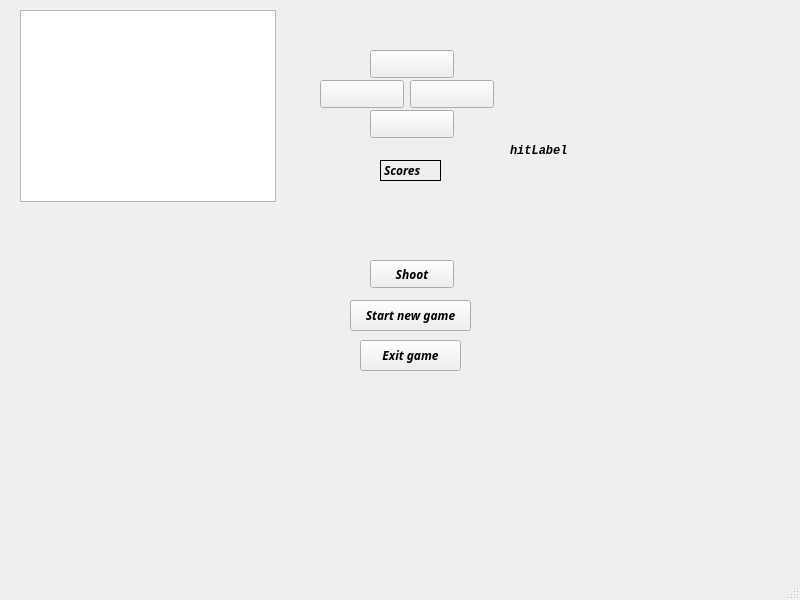
<?xml version="1.0" encoding="UTF-8"?>
<ui version="4.0">
 <class>MainWindow</class>
 <widget class="QMainWindow" name="MainWindow">
  <property name="windowModality">
   <enum>Qt::NonModal</enum>
  </property>
  <property name="geometry">
   <rect>
    <x>0</x>
    <y>0</y>
    <width>800</width>
    <height>600</height>
   </rect>
  </property>
  <property name="font">
   <font>
    <family>Console</family>
    <weight>75</weight>
    <italic>true</italic>
    <bold>true</bold>
   </font>
  </property>
  <property name="windowTitle">
   <string>MainWindow</string>
  </property>
  <property name="autoFillBackground">
   <bool>false</bool>
  </property>
  <widget class="QWidget" name="centralwidget">
   <widget class="QGraphicsView" name="graphicsView">
    <property name="geometry">
     <rect>
      <x>20</x>
      <y>10</y>
      <width>256</width>
      <height>192</height>
     </rect>
    </property>
   </widget>
   <widget class="QPushButton" name="moveRightBtn">
    <property name="geometry">
     <rect>
      <x>410</x>
      <y>80</y>
      <width>84</width>
      <height>28</height>
     </rect>
    </property>
    <property name="text">
     <string/>
    </property>
   </widget>
   <widget class="QPushButton" name="moveLeftBtn">
    <property name="geometry">
     <rect>
      <x>320</x>
      <y>80</y>
      <width>84</width>
      <height>28</height>
     </rect>
    </property>
    <property name="text">
     <string/>
    </property>
   </widget>
   <widget class="QPushButton" name="shootButton">
    <property name="geometry">
     <rect>
      <x>370</x>
      <y>260</y>
      <width>84</width>
      <height>28</height>
     </rect>
    </property>
    <property name="text">
     <string>Shoot</string>
    </property>
   </widget>
   <widget class="QPushButton" name="moveUpBtn">
    <property name="geometry">
     <rect>
      <x>370</x>
      <y>50</y>
      <width>84</width>
      <height>28</height>
     </rect>
    </property>
    <property name="text">
     <string/>
    </property>
   </widget>
   <widget class="QPushButton" name="moveDownBtn">
    <property name="geometry">
     <rect>
      <x>370</x>
      <y>110</y>
      <width>84</width>
      <height>28</height>
     </rect>
    </property>
    <property name="text">
     <string/>
    </property>
   </widget>
   <widget class="QPushButton" name="newgameButton">
    <property name="geometry">
     <rect>
      <x>350</x>
      <y>300</y>
      <width>121</width>
      <height>31</height>
     </rect>
    </property>
    <property name="text">
     <string>Start new game</string>
    </property>
   </widget>
   <widget class="QLabel" name="currentPlayer">
    <property name="geometry">
     <rect>
      <x>300</x>
      <y>20</y>
      <width>261</width>
      <height>21</height>
     </rect>
    </property>
    <property name="text">
     <string/>
    </property>
   </widget>
   <widget class="QPushButton" name="exitButton">
    <property name="geometry">
     <rect>
      <x>360</x>
      <y>340</y>
      <width>101</width>
      <height>31</height>
     </rect>
    </property>
    <property name="text">
     <string>Exit game</string>
    </property>
   </widget>
   <widget class="QLabel" name="scoreLabel">
    <property name="geometry">
     <rect>
      <x>380</x>
      <y>160</y>
      <width>61</width>
      <height>21</height>
     </rect>
    </property>
    <property name="frameShape">
     <enum>QFrame::Box</enum>
    </property>
    <property name="text">
     <string>Scores</string>
    </property>
   </widget>
   <widget class="QLabel" name="player2Label">
    <property name="geometry">
     <rect>
      <x>370</x>
      <y>200</y>
      <width>191</width>
      <height>20</height>
     </rect>
    </property>
    <property name="text">
     <string/>
    </property>
   </widget>
   <widget class="QLabel" name="player1Label">
    <property name="geometry">
     <rect>
      <x>370</x>
      <y>180</y>
      <width>191</width>
      <height>20</height>
     </rect>
    </property>
    <property name="text">
     <string/>
    </property>
    <property name="alignment">
     <set>Qt::AlignLeading|Qt::AlignLeft|Qt::AlignVCenter</set>
    </property>
   </widget>
   <widget class="QLabel" name="player3Label">
    <property name="geometry">
     <rect>
      <x>370</x>
      <y>220</y>
      <width>211</width>
      <height>20</height>
     </rect>
    </property>
    <property name="text">
     <string/>
    </property>
   </widget>
   <widget class="QLabel" name="player4Label">
    <property name="geometry">
     <rect>
      <x>370</x>
      <y>240</y>
      <width>211</width>
      <height>20</height>
     </rect>
    </property>
    <property name="text">
     <string/>
    </property>
   </widget>
   <widget class="QLabel" name="hitLabel">
    <property name="geometry">
     <rect>
      <x>510</x>
      <y>140</y>
      <width>81</width>
      <height>21</height>
     </rect>
    </property>
    <property name="font">
     <font>
      <family>Monospace</family>
     </font>
    </property>
    <property name="text">
     <string>hitLabel</string>
    </property>
   </widget>
  </widget>
  <widget class="QMenuBar" name="menubar">
   <property name="geometry">
    <rect>
     <x>0</x>
     <y>0</y>
     <width>800</width>
     <height>21</height>
    </rect>
   </property>
  </widget>
  <widget class="QStatusBar" name="statusbar"/>
 </widget>
 <resources/>
 <connections/>
</ui>
